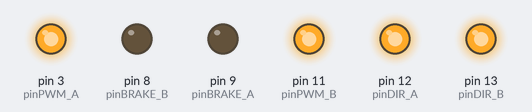
Simulated run of this sketch. Board: Arduino Uno, built with avr-gcc and run on an emulated ATmega328P. Shown: output pins drawn as LEDs (lit = HIGH).

Above: at 0.1 s.
Timing chart, 0 to 1.6 s (numbered marks = the images above):
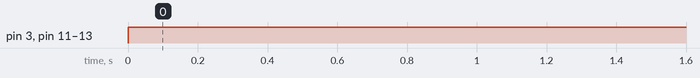

The sketch:

test-moteur.ino
```cpp
/*

Ce partie de code n'est uniquement
que pour vérifier si les moteurs
fonctionnent correctement


*/

const int pinPWM_A = 3;      // Broche pour la vitesse du moteur A
const int pinPWM_B = 11;      // Broche pour la vitesse du moteur B
const int pinDIR_A = 12;      // Broche pour le sens du moteur A
const int pinDIR_B = 13;      // Broche pour le sens du moteur B
const int pinBRAKE_A = 9;    // Broche pour le freinage du moteur A
const int pinBRAKE_B = 8; // Broche pour le freinage du moteur B
const int Buzzer = 2;
void setup() {
  // put your setup code here, to run once:
  pinMode(pinPWM_A,OUTPUT);     // Toutes les broches sont configurées en mode sortie (OUTPUT)
  pinMode(pinPWM_B,OUTPUT);
  pinMode(pinDIR_A,OUTPUT);
  pinMode(pinDIR_B,OUTPUT);
  pinMode(pinBRAKE_A,OUTPUT);
  pinMode(pinBRAKE_B,OUTPUT);
  digitalWrite (Buzzer, HIGH);
}

void loop() {
  // put your main code here, to run repeatedly:
  digitalWrite (pinPWM_A, HIGH);
  digitalWrite (pinPWM_B, HIGH);
  digitalWrite (pinDIR_A, HIGH);
  digitalWrite (pinDIR_B, HIGH);

}
```

Measured:
- by itself, pin 3 (pinPWM_A), pin 11 (pinPWM_B), pin 12 (pinDIR_A), pin 13 (pinDIR_B): LOW → HIGH at 0.00 s
